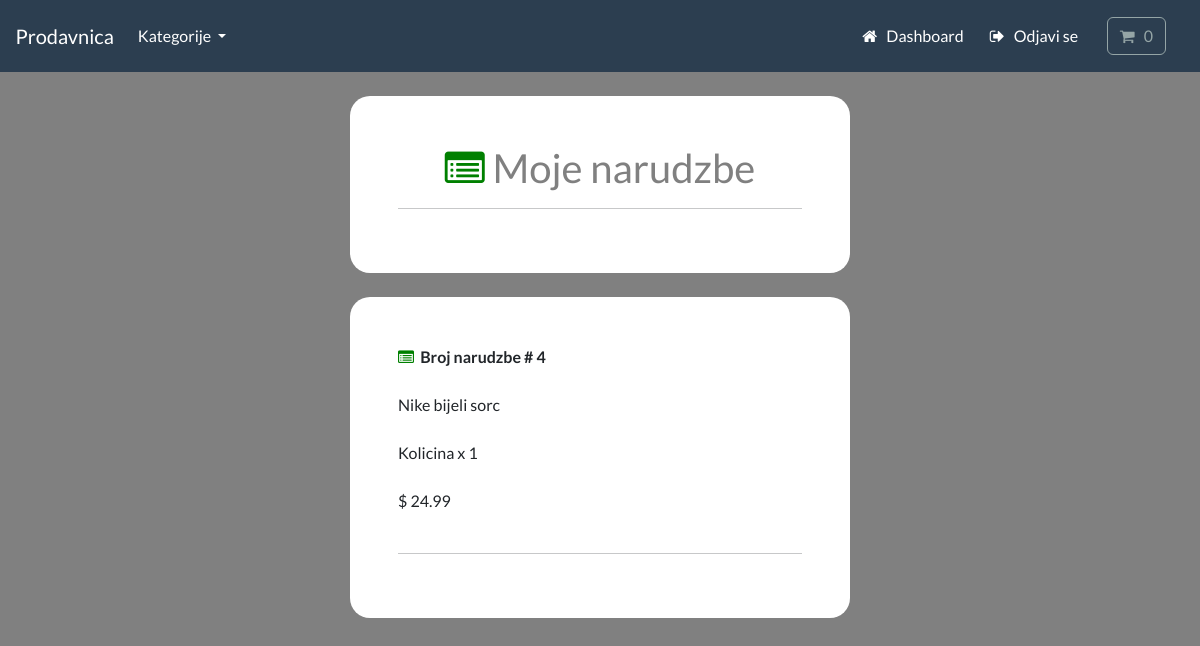
The app's page /account/track-orders (signed in), older data.
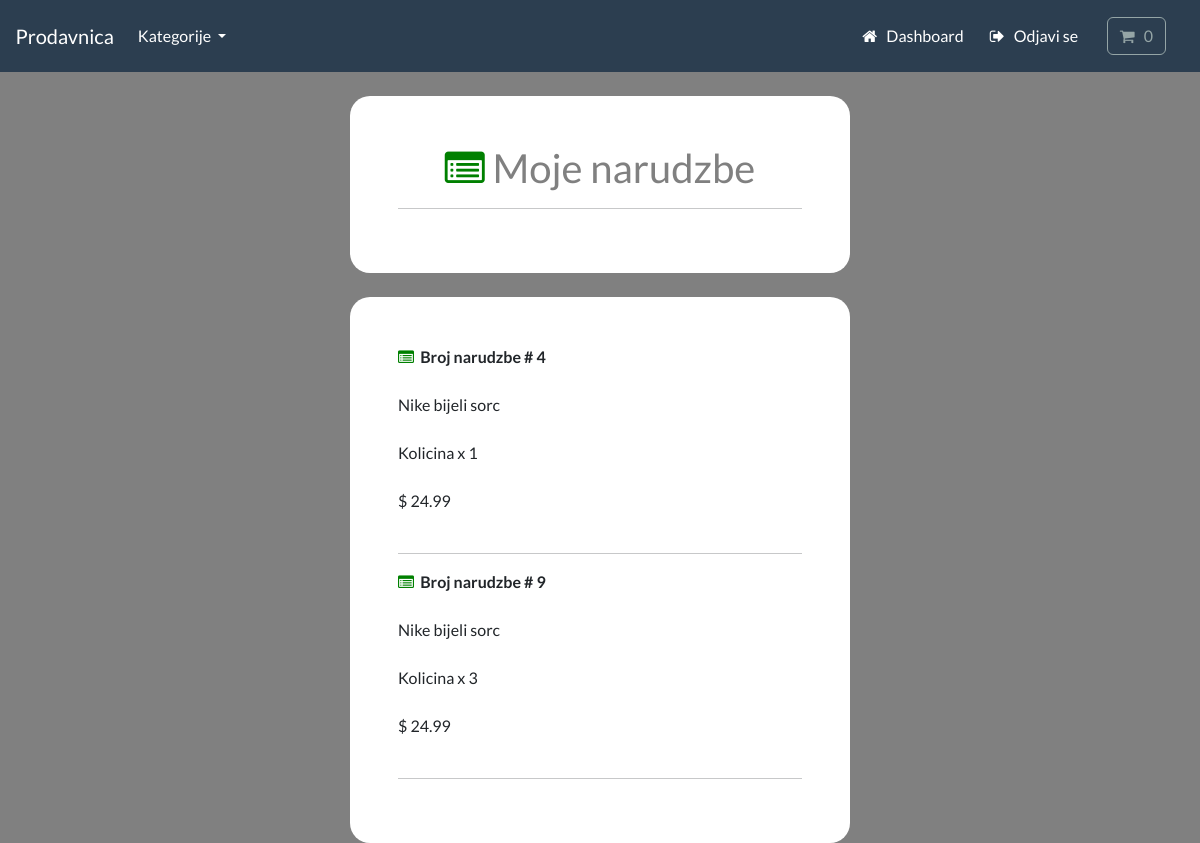
The same page, newer data.
### payment/models.py (models this page shows, shortened)
class OrderItem(models.Model):
    order = models.ForeignKey(Order, on_delete=models.CASCADE, null=True)
    product = models.ForeignKey(Product, on_delete=models.CASCADE, null=True)
    quantity = models.PositiveIntegerField(default=1)
    price = models.DecimalField(max_digits=8, decimal_places=2)
    user = models.ForeignKey(User, on_delete=models.CASCADE, null=True, blank=True)

### store/models.py (models this page shows, shortened)
class Product(models.Model):
    category = models.ForeignKey(Category, related_name='product', on_delete=models.CASCADE, null=True)
    title = models.CharField(max_length=250)
    brand = models.CharField(max_length=250, default='un-branded')
    description = models.TextField(blank=True)
    slug = models.SlugField(max_length=255)
    price = models.DecimalField(max_digits=4, decimal_places=2)
    image = models.ImageField(upload_to='images/')
    class Meta:
        verbose_name_plural = 'products'
    def __str__(self):
        return self.title

### account/views.py (the view)
# urls.py: path('track-orders', views.track_orders, name='track-orders'),
@login_required(login_url='my-login')
def track_orders(request):
    try:
        orders = OrderItem.objects.filter(user=request.user)
        context = {'orders': orders}
        return render(request, 'account/track-orders.html', context=context)
    except:
        return render(request, 'account/track-orders.html')

### cart/cart.py (called while the page is built)
    def __len__(self):
        return sum(item['qty'] for item in self.cart.values())

### cart/context_processors.py (called while the page is built)
def cart(request):
    return {'cart': Cart(request)}

### store/models.py (called while the page is built)
    def get_absolute_url(self):
        return reverse('list-category', args=[self.slug])

### store/views.py (called while the page is built)
def categories(request):
    all_categories = Category.objects.all()
    return {'all_categories': all_categories}

### account/templates/account/track-orders.html (shortened to what this page needs)
{% include "store/base.html" %}
{% load static %}
{% load crispy_forms_tags %}
{% block content %}
    <div class="container bg-white shadow-md p-5 form-layout">
        <div class="text-center">
            <h2 style="color:grey"> <i class="fa fa-list-alt" style="color:green" aria-hidden="true"></i>&nbsp;Moje narudzbe</h2>
            <hr>
        </div>
    </div>
    <div class="container bg-white shadow-md p-5 form-layout">
         {% for order in orders %}
         <strong> <i class="fa fa-list-alt" style="color:green" aria-hidden="true"></i>&nbsp; Broj narudzbe # {{order.id}}</strong>
         <br>
         <br>
         {{order.product}}
         <br>
         <br>
         Kolicina x {{order.quantity}}
         <br>
         <br>
         $ {{order.price}}
         <br>
         <br>
         <hr>
         {% endfor %}
    </div>
{% endblock %}

Row changes from the older to the newer data that the page shows:
added OrderItem: id "9", product "Nike bijeli sorc", quantity "3", price "24.99"
